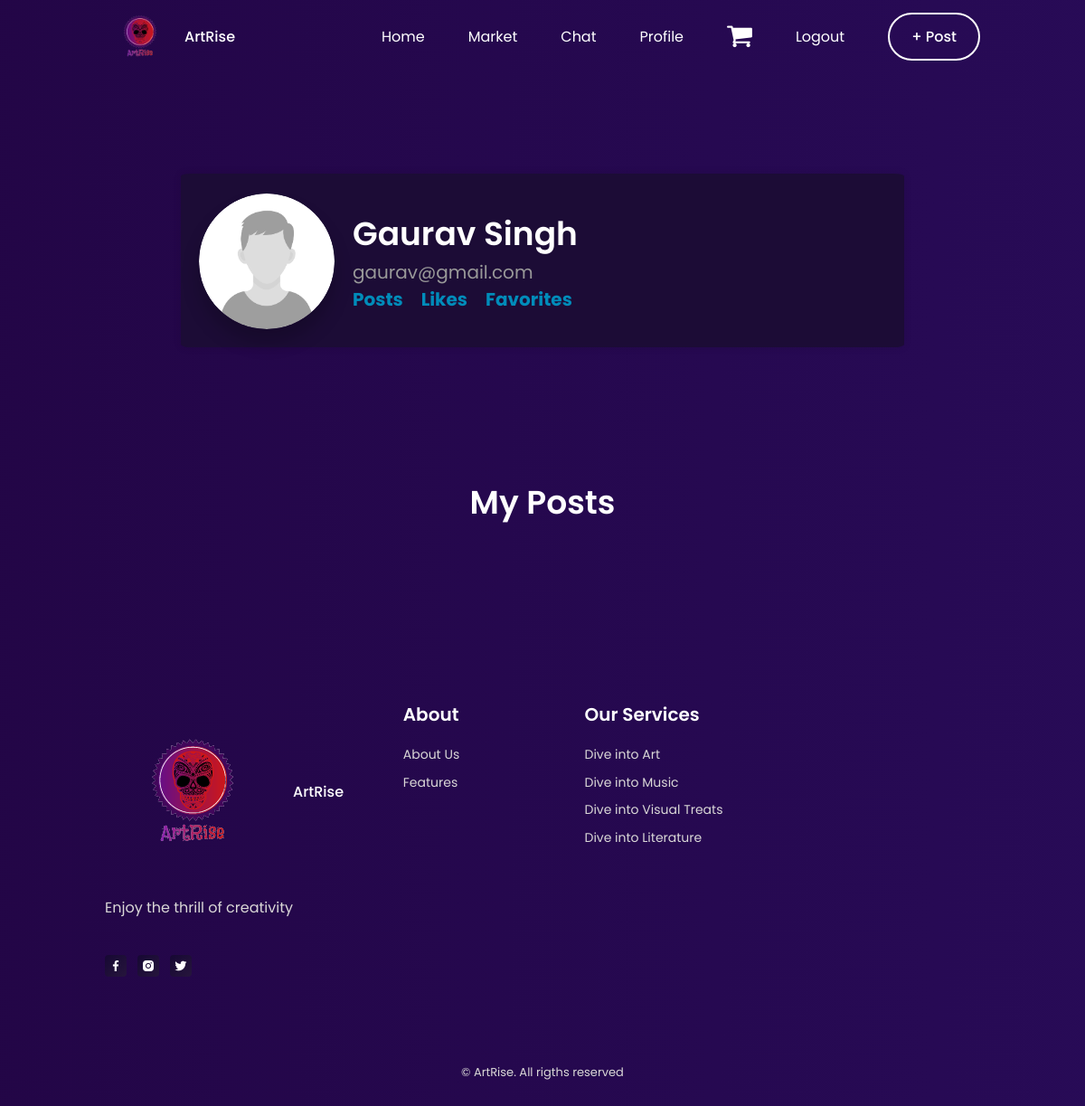
The app's page /users/profile/index.php (signed in), older data.
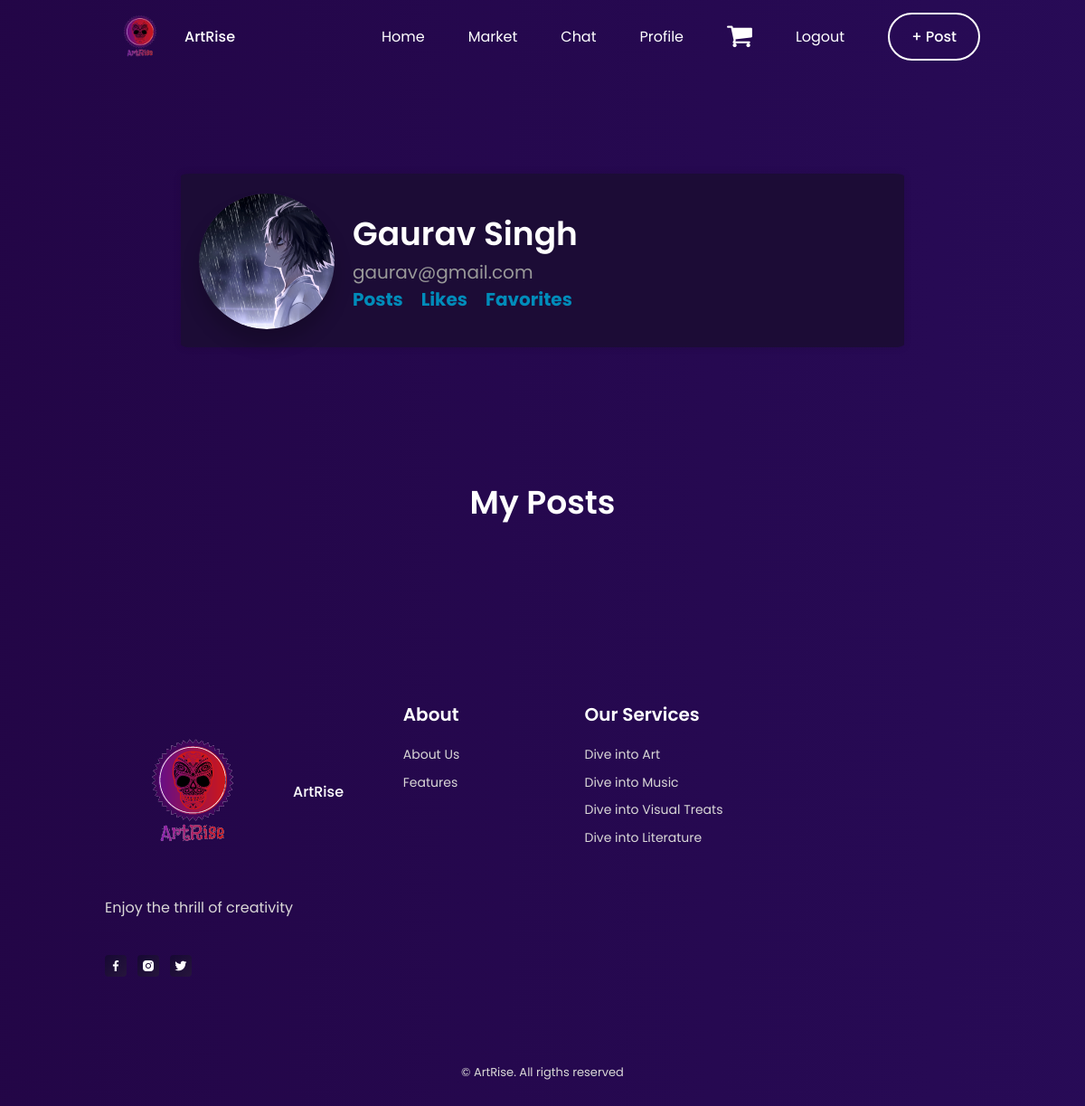
The same page, newer data.
### tables this page shows
CREATE TABLE `users` (
  `user_id` int(11) NOT NULL,
  `name` varchar(25) NOT NULL,
  `profile_pic` varchar(500) NOT NULL,
  `email` varchar(50) NOT NULL,
  `contact` varchar(10) NOT NULL,
  `age` int(11) NOT NULL,
  `password` varchar(300) NOT NULL,
  `verification_code` varchar(255) NOT NULL,
  `is_verified` int(10) NOT NULL DEFAULT 0
);

### users/profile/index.php (the view, shortened to what the changed rows need)
<?php
    include "../../db_connect.php";
?>
<!DOCTYPE html>
<html lang="en">
<head>
    <link rel="stylesheet" href="https://cdn.jsdelivr.net/npm/boxicons@latest/css/boxicons.min.css">
    <link rel="stylesheet" href="../../assets/css/swiper-bundle.min.css">
    <link rel="stylesheet" href="../../assets/css/styles.css">
    <link rel="stylesheet" href="./design.css">
    <link rel="stylesheet" href="https://cdnjs.cloudflare.com/ajax/libs/font-awesome/4.7.0/css/font-awesome.min.css">
</head>
<body>
        <main class="main">
            <?php
                $user_id=$_SESSION['user_id'];
                $sql="Select * from users where user_id=$user_id;";
                $result=mysqli_query($conn,$sql);
                $row=mysqli_fetch_array($result);
            ?>
            <section class="section category">
                <div class="profile-container">
                    <div class="profile-header">
                        <div class="profile-card__img">
                            <div class="profile-pic">
                                <label class="-label" for="file">
                                    <span class="glyphicon glyphicon-camera"></span>
                                    <span>Change Image</span>
                                </label>
                                <?php echo "<img src='../../src/" . $row['profile_pic'] ."' id='output' width='200' />"; ?>
                            </div>
                        </div>
                        <div class="profile-details">
                            <h1 id="name">
                                <?php
                                    echo $row['name'];
                                ?>
                            </h1>
                            <p id="email">
                                <?php
                                    echo $row['email'];
                                ?>
                            </p>
                            <ul>
                                <li><a href="#" onclick="myPost()">Posts</a></li>
                                <li><a href="#" onclick="myLikes()">Likes</a></li>
                                <li><a href="#" onclick="myFav()">Favorites</a></li>
                            </ul>
                        </div>
                    </div>
                </div>
            </section>
      </main>
    </body>
</html>

Row changes from the older to the newer data that the page shows:
changed users "Gaurav Singh": profile_pic: picture added in place of a placeholder
